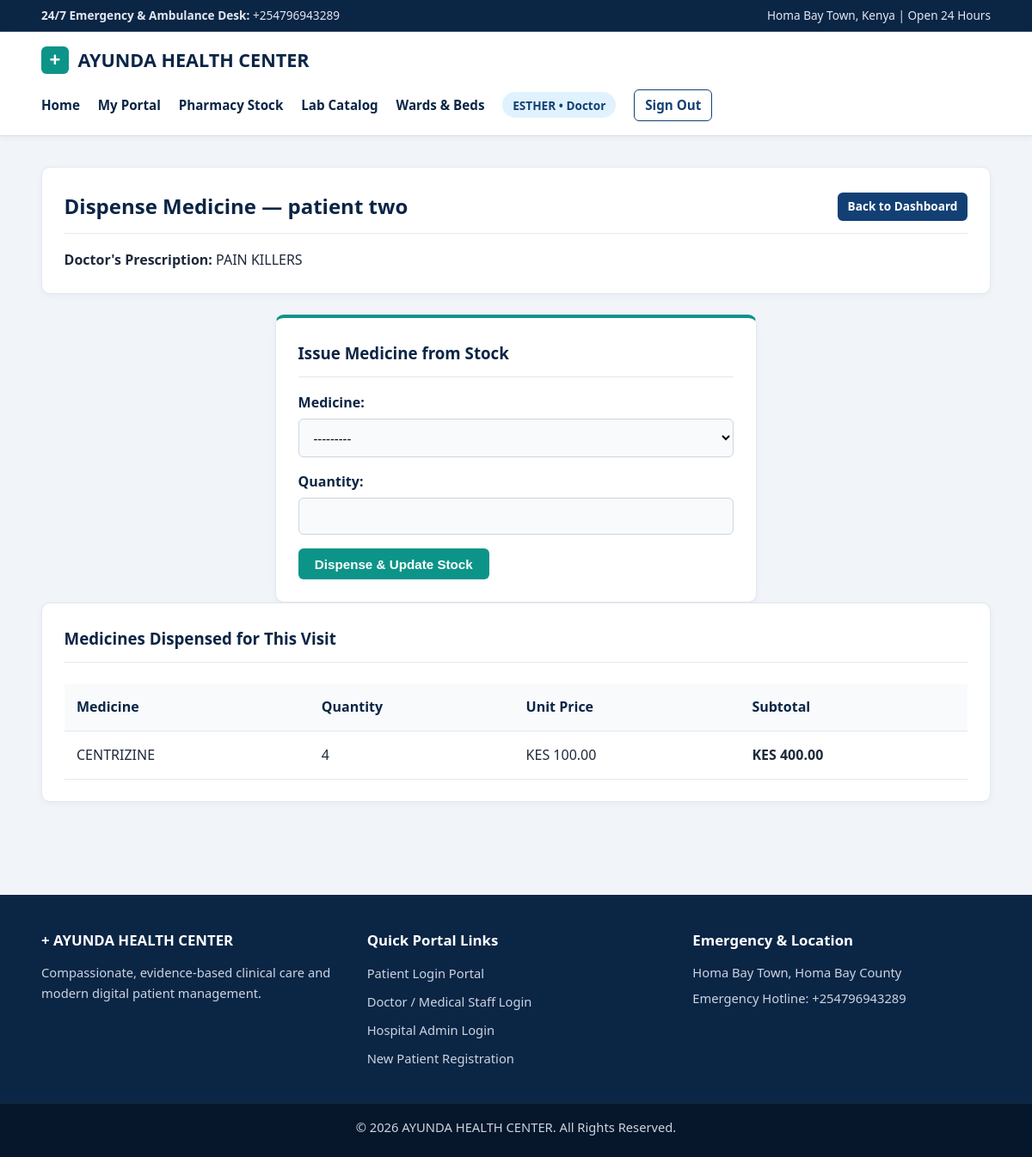
The app's page /pharmacy/dispense/5/ (signed in) with its own data.
### accounts/models.py (models this page shows, shortened)
class User(AbstractUser):
    class Role(models.TextChoices):
        ADMIN = 'ADMIN', 'Admin'
        DOCTOR = 'DOCTOR', 'Doctor'
        PATIENT = 'PATIENT', 'Patient'
    role = models.CharField(
        max_length=15,
        choices=Role.choices,
        default=Role.PATIENT
    )
    phone_number = models.CharField(max_length=15, blank=True, null=True)

class PatientProfile(models.Model):
    user = models.OneToOneField(User, on_delete=models.CASCADE, related_name='patient_profile')
    date_of_birth = models.DateField(blank=True, null=True)
    blood_group = models.CharField(max_length=5, blank=True, null=True)
    emergency_contact = models.CharField(max_length=15, blank=True, null=True)
    address = models.TextField(blank=True, null=True)
    is_approved = models.BooleanField(default=False)
    def __str__(self):
        return f"{self.user.get_full_name() or self.user.username}"

### hospital/models.py (models this page shows, shortened)
class Appointment(models.Model):
    class Status(models.TextChoices):
        PENDING = 'PENDING', 'Pending'
        APPROVED = 'APPROVED', 'Approved'
        COMPLETED = 'COMPLETED', 'Completed'
        CANCELLED = 'CANCELLED', 'Cancelled'
    patient = models.ForeignKey(PatientProfile, on_delete=models.CASCADE, related_name='appointments')
    doctor = models.ForeignKey(DoctorProfile, on_delete=models.CASCADE, related_name='appointments')
    appointment_date = models.DateField()
    time_slot = models.TimeField()
    symptoms = models.TextField()
    status = models.CharField(
        max_length=15,
        choices=Status.choices,
        default=Status.PENDING
    )
    created_at = models.DateTimeField(auto_now_add=True)
    class Meta:
        ordering = ['-appointment_date', '-time_slot']

class MedicalRecord(models.Model):
    appointment = models.OneToOneField(Appointment, on_delete=models.CASCADE, related_name='medical_record')
    diagnosis = models.TextField()
    prescription = models.TextField()
    doctor_notes = models.TextField(blank=True, null=True)
    created_at = models.DateTimeField(auto_now_add=True)

class DispensedMedicine(models.Model):
    appointment = models.ForeignKey(Appointment, on_delete=models.CASCADE, related_name='dispensed_medicines')
    medicine = models.ForeignKey(Medicine, on_delete=models.PROTECT)
    quantity = models.PositiveIntegerField()
    subtotal = models.DecimalField(max_digits=10, decimal_places=2, editable=False)
    dispensed_at = models.DateTimeField(auto_now_add=True)

class Medicine(models.Model):
    name = models.CharField(max_length=150, unique=True)
    category = models.CharField(max_length=100, help_text="e.g., Antibiotic, Painkiller, Antimalarial")
    unit_price = models.DecimalField(max_digits=10, decimal_places=2)
    stock_quantity = models.PositiveIntegerField(default=0)
    expiry_date = models.DateField()
    updated_at = models.DateTimeField(auto_now=True)
    class Meta:
        ordering = ['name']
    def __str__(self):
        return f"{self.name} (KES {self.unit_price} | Stock: {self.stock_quantity})"

### hospital/extra_views.py (the view)
# urls.py: path('pharmacy/dispense/<int:appointment_id>/', views.dispense_medicine, name='dispense_medicine'),
@login_required
def dispense_medicine(request, appointment_id):
    if request.user.role not in [User.Role.ADMIN, User.Role.DOCTOR] and not request.user.is_superuser:
        return redirect('dashboard_redirect')
    appointment = get_object_or_404(Appointment, id=appointment_id)
    dispensed_items = appointment.dispensed_medicines.all()
    if request.method == 'POST':
        form = DispenseMedicineForm(request.POST)
        if form.is_valid():
            item = form.save(commit=False)
            item.appointment = appointment
            item.save()
            med = item.medicine
            med.stock_quantity -= item.quantity
            med.save()
            if hasattr(appointment, 'bill'):
                bill = appointment.bill
                bill.medication_charges += item.subtotal
                bill.save()
            messages.success(request, f'Dispensed {item.quantity}x {med.name}.')
            return redirect('dispense_medicine', appointment_id=appointment.id)
    else:
        form = DispenseMedicineForm()
    return render(request, 'hospital/dispense_medicine.html', {
        'appointment': appointment,
        'dispensed_items': dispensed_items,
        'form': form,
    })

### hospital/forms.py (shortened to what this page needs)
class DispenseMedicineForm(forms.ModelForm):
    class Meta:
        model = DispensedMedicine
        fields = ('medicine', 'quantity')
    def __init__(self, *args, **kwargs):
        super().__init__(*args, **kwargs)
        self.fields['medicine'].queryset = Medicine.objects.filter(stock_quantity__gt=0)

### templates/hospital/dispense_medicine.html (shortened to what this page needs)
{% extends 'base.html' %}
{% block content %}
<div class="card">
    <div class="card-header">
        <h2>Dispense Medicine — {{ appointment.patient }}</h2>
        <a href="{% url 'doctor_dashboard' %}" class="btn btn-navy btn-sm">Back to Dashboard</a>
    </div>
    {% if appointment.medical_record %}
        <p><strong>Doctor's Prescription:</strong> {{ appointment.medical_record.prescription }}</p>
    {% endif %}
</div>
<div class="card form-card">
    <div class="card-header">
        <h3>Issue Medicine from Stock</h3>
    </div>
    <form method="post">
        {{ form.as_p }}
        <button type="submit" class="btn btn-teal">Dispense & Update Stock</button>
    </form>
</div>
<div class="card">
    <div class="card-header">
        <h3>Medicines Dispensed for This Visit</h3>
    </div>
    <div class="table-responsive">
        <table>
            <thead>
                <tr>
                    <th>Medicine</th>
                    <th>Quantity</th>
                    <th>Unit Price</th>
                    <th>Subtotal</th>
                </tr>
            </thead>
            <tbody>
                {% for item in dispensed_items %}
                <tr>
                    <td>{{ item.medicine.name }}</td>
                    <td>{{ item.quantity }}</td>
                    <td>KES {{ item.medicine.unit_price }}</td>
                    <td><strong>KES {{ item.subtotal }}</strong></td>
                </tr>
                {% empty %}
                <tr><td colspan="4">No medicines dispensed yet.</td></tr>
                {% endfor %}
            </tbody>
        </table>
    </div>
</div>
{% endblock %}

### templates/base.html (shortened to what this page needs)
{% load static %}
<!DOCTYPE html>
<html lang="en">
<head>
    <link rel="stylesheet" href="{% static 'css/style.css' %}?v=3">
    <link rel="stylesheet" href="{% static 'css/footer.css' %}?v=2">
</head>
<body>
    <div class="top-medical-bar">
        <div class="container top-bar-content">
            <span><strong>24/7 Emergency & Ambulance Desk:</strong> +254796943289</span>
            <span>Homa Bay Town, Kenya | Open 24 Hours</span>
        </div>
    </div>
    <header class="navbar">
        <div class="container nav-content">
            <a href="{% url 'home' %}" class="brand">
                <span class="medical-cross">+</span>
                <span>AYUNDA HEALTH CENTER</span>
            </a>
            <ul class="nav-links">
                <li><a href="{% url 'home' %}">Home</a></li>
                {% if user.is_authenticated %}
                    <li><a href="{% url 'dashboard_redirect' %}">My Portal</a></li>
                    {% if user.role == 'ADMIN' or user.role == 'DOCTOR' or user.is_superuser %}
                        <li><a href="{% url 'pharmacy_inventory' %}">Pharmacy Stock</a></li>
                        <li><a href="{% url 'lab_catalog' %}">Lab Catalog</a></li>
                        <li><a href="{% url 'ward_management' %}">Wards & Beds</a></li>
                    {% endif %}
                    <li><span class="user-badge">{{ user.username }} &bull; {{ user.get_role_display }}</span></li>
                    <li><a href="{% url 'logout' %}" class="btn btn-outline btn-sm">Sign Out</a></li>
                {% else %}
                    <li><a href="{% url 'patient_login' %}">Patient Login</a></li>
                    <li><a href="{% url 'doctor_login' %}">Doctor Login</a></li>
                    <li><a href="{% url 'admin_login' %}">Admin Login</a></li>
                    <li><a href="{% url 'register_patient' %}" class="btn btn-teal">Register</a></li>
                {% endif %}
            </ul>
        </div>
    </header>
    <main class="container main-content">
        {% block content %}{% endblock %}
    </main>
    <footer class="footer">
        <div class="container footer-grid">
            <div>
                <h4>+ AYUNDA HEALTH CENTER</h4>
                <p>Compassionate, evidence-based clinical care and modern digital patient management.</p>
            </div>
            <div>
                <h4>Quick Portal Links</h4>
                <ul class="footer-links">
                    <li><a href="{% url 'patient_login' %}">Patient Login Portal</a></li>
                    <li><a href="{% url 'doctor_login' %}">Doctor / Medical Staff Login</a></li>
                    <li><a href="{% url 'admin_login' %}">Hospital Admin Login</a></li>
                    <li><a href="{% url 'register_patient' %}">New Patient Registration</a></li>
                </ul>
            </div>
            <div>
                <h4>Emergency & Location</h4>
                <p>Homa Bay Town, Homa Bay County</p>
                <p>Emergency Hotline: +254796943289</p>
            </div>
        </div>
        <div class="footer-bottom">
            <p>&copy; 2026 AYUNDA HEALTH CENTER. All Rights Reserved.</p>
        </div>
    </footer>
</body>
</html>

### static/css/style.css (style rules this page uses)
:root { --navy-dark: #0b2545; --navy-primary: #134074; --teal-primary: #0d9488; --teal-dark: #0f766e; --teal-light: #ccfbf1; --bg-clinical: #f1f5f9; --surface-white: #ffffff; --text-main: #1e293b; --text-muted: #64748b; --border-subtle: #e2e8f0; }
* { box-sizing: border-box; margin: 0; padding: 0; }
body { font-family: 'Segoe UI', system-ui, -apple-system, sans-serif; background-color: var(--bg-clinical); color: var(--text-main); line-height: 1.6; display: flex; flex-direction: column; min-height: 100vh; }
.container { width: 92%; max-width: 1200px; margin: 0 auto; }
.top-medical-bar { background-color: #0b2545; color: #e2e8f0; font-size: 0.85rem; padding: 0.45rem 0; border-bottom: 1px solid rgba(255, 255, 255, 0.1); }
.top-bar-content { display: flex; justify-content: space-between; align-items: center; flex-wrap: wrap; gap: 0.5rem; }
.navbar { background-color: #ffffff; padding: 1rem 0; border-bottom: 2px solid #e2e8f0; box-shadow: 0 2px 6px rgba(15, 23, 42, 0.04); position: sticky; top: 0; z-index: 100; }
.nav-content { display: flex; justify-content: space-between; align-items: center; flex-wrap: wrap; gap: 1rem; }
.brand { display: flex; align-items: center; gap: 0.65rem; font-size: 1.35rem; font-weight: 800; color: #0b2545; text-decoration: none; }
.medical-cross { display: inline-flex; align-items: center; justify-content: center; width: 32px; height: 32px; background-color: #0d9488; color: #ffffff; border-radius: 6px; font-size: 1.4rem; font-weight: 900; line-height: 1; }
.nav-links { list-style: none; display: flex; align-items: center; gap: 1.3rem; flex-wrap: wrap; }
.nav-links a { color: #0b2545; text-decoration: none; font-weight: 600; font-size: 0.95rem; }
.user-badge { background-color: #e0f2fe; color: #134074; padding: 0.35rem 0.75rem; border-radius: 20px; font-size: 0.85rem; font-weight: 600; }
.main-content { flex: 1; padding: 2.2rem 0; }
.btn { display: inline-block; padding: 0.6rem 1.2rem; border-radius: 6px; text-decoration: none; font-weight: 600; border: none; cursor: pointer; font-size: 0.95rem; transition: all 0.2s ease; }
.btn-sm { padding: 0.35rem 0.75rem; font-size: 0.85rem; }
.btn-teal, .btn-primary { background-color: #0d9488; color: #ffffff !important; }
.btn-navy { background-color: #134074; color: #ffffff !important; }
.btn-outline { border: 1.5px solid #134074; color: #134074 !important; background: transparent; }
.card { background-color: #ffffff; border: 1px solid #e2e8f0; border-radius: 10px; padding: 1.6rem; box-shadow: 0 2px 8px rgba(15, 23, 42, 0.04); margin-bottom: 1.5rem; }
.card-header { display: flex; justify-content: space-between; align-items: center; margin-bottom: 1.1rem; border-bottom: 1px solid #e2e8f0; padding-bottom: 0.75rem; }
.card-header h2, .card-header h3 { color: #0b2545; }
.form-card { max-width: 560px; margin: 0 auto; border-top: 4px solid #0d9488; }
form p { margin-bottom: 1rem; }
form label { display: block; font-weight: 600; margin-bottom: 0.35rem; color: #0b2545; }
form input, form select, form textarea { width: 100%; padding: 0.65rem 0.8rem; border: 1px solid #cbd5e1; border-radius: 6px; font-size: 0.95rem; font-family: inherit; background-color: #f8fafc; }
.table-responsive { overflow-x: auto; }
table { width: 100%; border-collapse: collapse; margin-top: 0.5rem; }
th, td { padding: 0.9rem; text-align: left; border-bottom: 1px solid #e2e8f0; }
th { background-color: #f8fafc; font-weight: 700; color: #0b2545; }

### static/css/footer.css (style rules this page uses)
footer.footer { background-color: #0b2545; color: #cbd5e1; padding-top: 2.5rem; margin-top: 3rem; width: 100%; display: block; }
.footer-grid { display: grid; grid-template-columns: repeat(auto-fit, minmax(240px, 1fr)); gap: 2rem; padding-bottom: 2rem; }
footer.footer h4 { color: #ffffff; margin-bottom: 0.8rem; font-size: 1.05rem; font-weight: 700; }
footer.footer p { color: #cbd5e1; font-size: 0.92rem; margin-bottom: 0.4rem; }
.footer-links { list-style: none; padding: 0; }
.footer-links li { margin-bottom: 0.45rem; }
.footer-links a { color: #cbd5e1; text-decoration: none; font-size: 0.92rem; }
.footer-bottom { background-color: #06162b; text-align: center; padding: 1rem 0; font-size: 0.85rem; color: #94a3b8; border-top: 1px solid rgba(255, 255, 255, 0.08); }

### records on screen
User: username "ESTHER", role "Doctor"
Appointment: patient "patient two", medical_record.prescription "PAIN KILLERS"
DispensedMedicine: medicine.name "CENTRIZINE", quantity "4", medicine.unit_price "100.00", subtotal "400.00"
